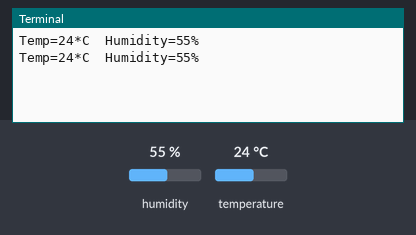
Bench run of a program on a simulated Raspberry Pi (BCM pin numbers). Parts: the last lines printed to the terminal. The inputs (shaded band) are chosen by the test bench; at power-on: humidity 55 %, temperature 24 °C.

Above: at 1.2 s.
1.3 s: humidity set to 22 %
At 2.0 s:
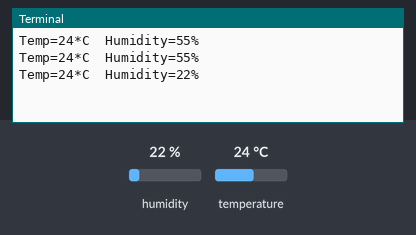
2.8 s: temperature set to 12 °C
At 3.5 s:
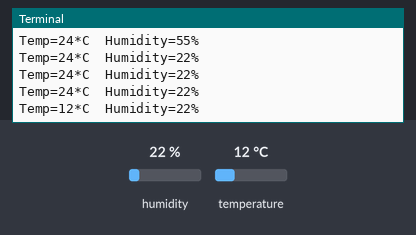
4.3 s: humidity set to 40 %
At 4.3 s:
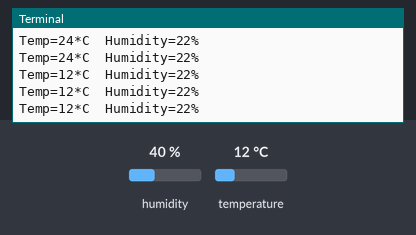
Timing chart, 0 to 7.3 s (numbered marks = the images above; inputs shaded):
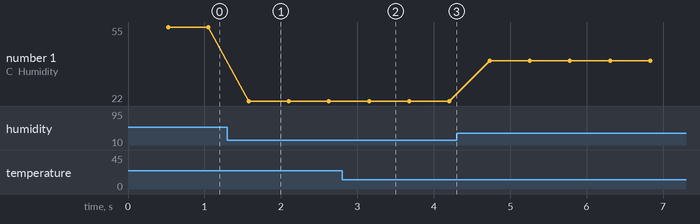

The program:

DHT11.py
```python
#!/usr/bin/python
import sys
import Adafruit_DHT

while True:
    humidity, temperature = Adafruit_DHT.read_retry(11, 4)
    if humidity is not None and temperature is not None:
        print ('Temp=%.0f*C  Humidity=%.0f%%' % (temperature, humidity))
    else:
        print ('Failed to get reading. Try again!')
```

Measured:
- after the input at 1.3 s, the terminal: prints a new line after 0.28 s (image 1)
- after the input at 2.8 s, the terminal: prints a new line after 0.35 s (image 2)
- plotted number 1: 55 → 22 after the input at 1.3 s, 22 → 40 after the input at 4.3 s
